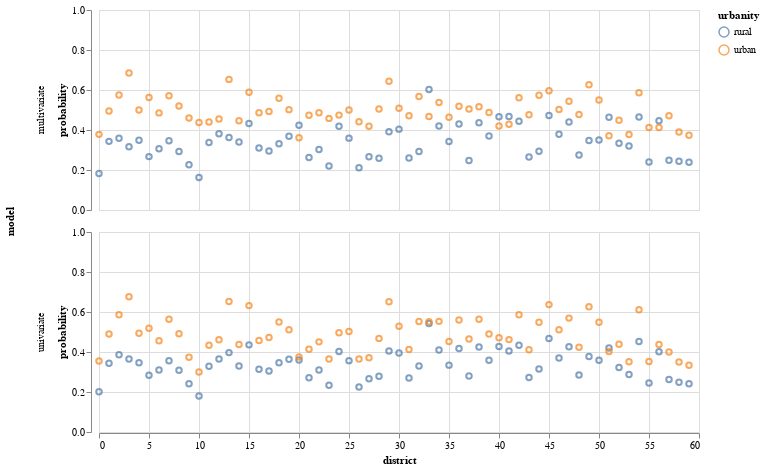

The code cell stored with this chart in its notebook:
### Code cell
melted = pd.concat([mv_df, uni_df]).melt(id_vars=["district", "model"], var_name="urbanity", value_name="probability", value_vars=('rural', 'urban'))

alt.Chart(melted).mark_point().encode(
    alt.X('district'), alt.Y("probability", scale=alt.Scale(domain=[0,1])), alt.Color("urbanity"),
    alt.Row('model')
).properties(width=600, height=200)

### Figure 1 — Vega-Lite specification as saved in the notebook (floating-point values rounded to 4 significant figures; data arrays with more than 128 entries replaced by an {"elided": "..."} marker saying what was removed)
{"$schema": "https://vega.github.io/schema/vega-lite/v4.17.0.json", "config": {"view": {"continuousHeight": 300, "continuousWidth": 400}}, "data": {"name": "data-19a8c62b0d7fd110eca1ba793275f86f"}, "datasets": {"data-19a8c62b0d7fd110eca1ba793275f86f": {"elided": "240 records"}}, "encoding": {"color": {"field": "urbanity", "type": "nominal"}, "row": {"field": "model", "type": "nominal"}, "x": {"field": "district", "type": "quantitative"}, "y": {"field": "probability", "scale": {"domain": [0, 1]}, "type": "quantitative"}}, "height": 200, "mark": "point", "width": 600}
